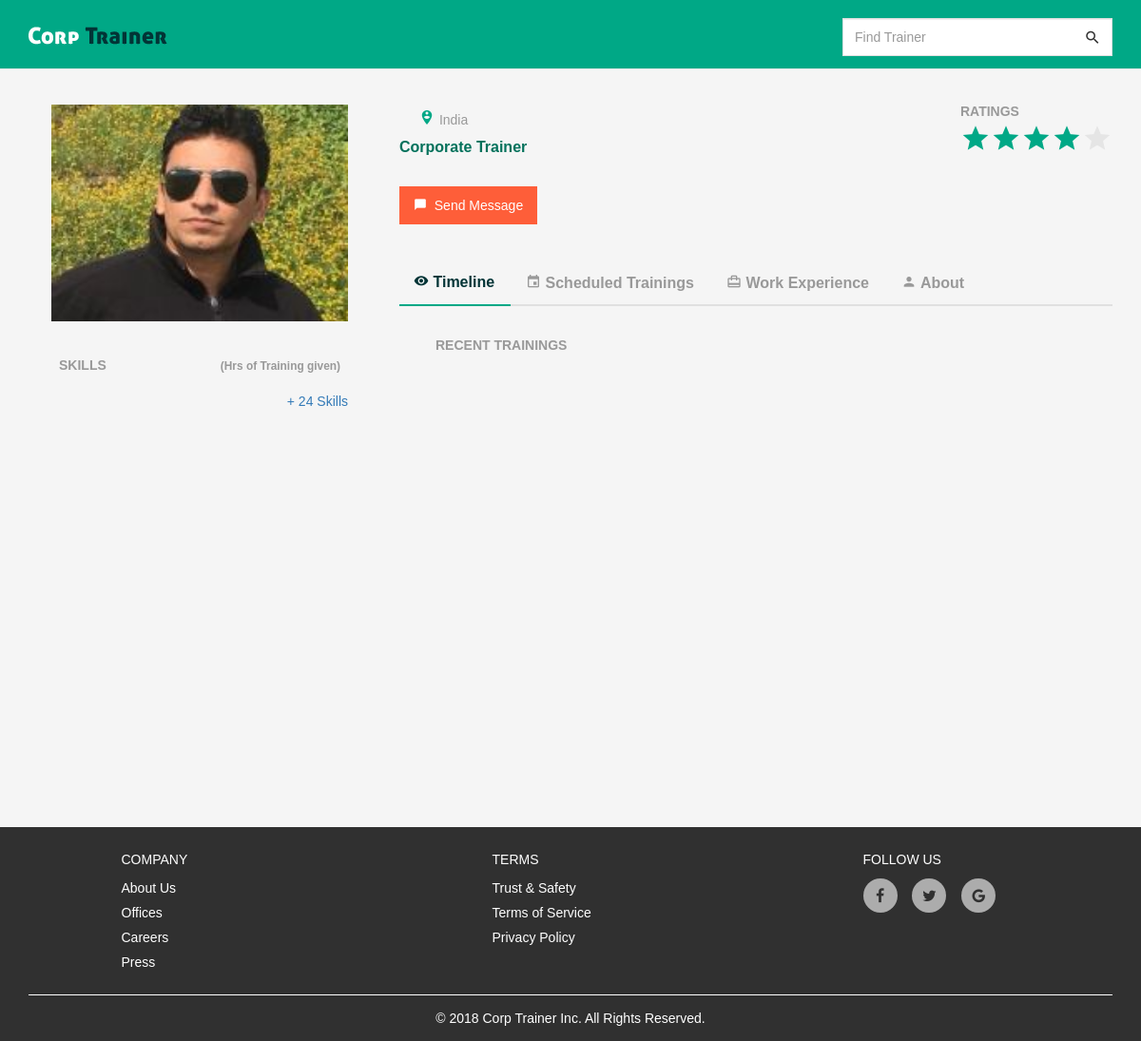
Page /trainer/2/ on the earlier database version.
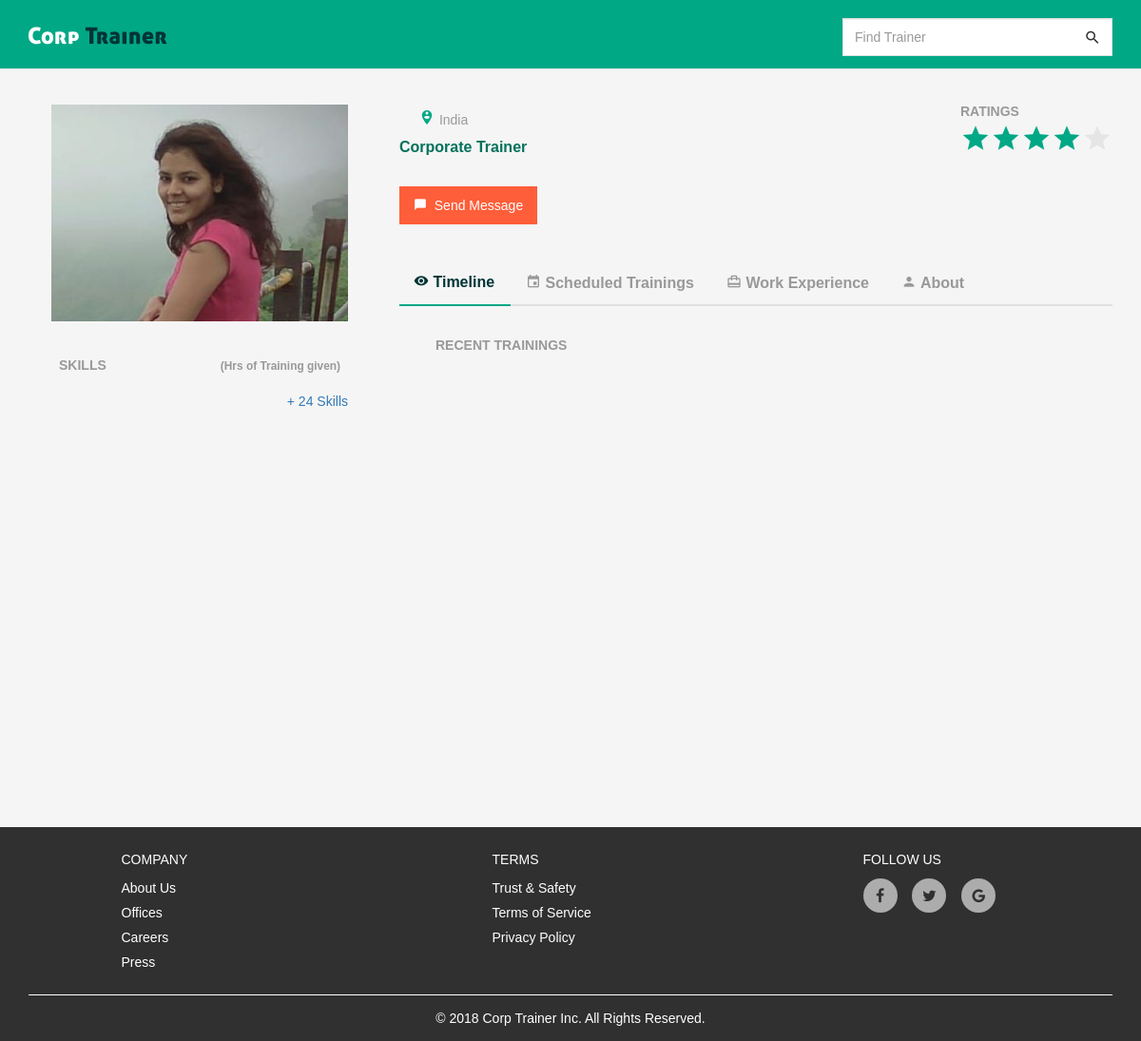
Same page on the later database version.
### trainer/models.py (models this page shows, shortened)
class Profile(models.Model):
    user = models.ForeignKey(User, on_delete=models.CASCADE)
    country = models.CharField(max_length=100, null=True)
    photo = models.FileField(null=True, default="default_user.png", blank=True)
    rating = models.FloatField(null=True, blank=True)
    phone = models.CharField(max_length=20, null=True)
    availability = models.CharField(max_length=20, null=True, blank=True)
    website = models.CharField(max_length=200, null=True, blank=True)
    address = models.CharField(max_length=500, null=True, blank=True)
    birth_date = models.DateField(null=True)
    gender = models.CharField(max_length=10, null=True)

### trainer/views.py (the view)
# urls.py: url(r'^(?P<pk>\d+)/$', views.DetailView.as_view(), name='detail'),
class DetailView(generic.DetailView):
    model = Profile
    template_name = 'trainer/detail.html'
    def get_context_data(self, **kwargs):
        context = super(DetailView, self).get_context_data(**kwargs)
        context['search'] = self.request.GET.get('search', 'give-default-value')
        context['form'] = SearchForm()
        return context

### trainer/forms.py
class SearchForm(forms.Form):
    search = forms.CharField(
        max_length=20,
        widget=forms.TextInput(
            attrs={
                'class': 'form-control searchbox',
                'name': 'search',
                'placeholder': 'Find Trainer'
            }
        ),
        required=False
    )

### trainer/templates/trainer/detail.html (shortened to what this page needs)
{% extends 'trainer/base.html' %}
{% block body %}
<div class="container">
    <div class="row">
        <div class="col-md-4 col-lg-4 col-sm-12 col-xs-12 sticky">
          <div class="left-panel">
            <div class="upper-user-details">
              <div class="main-pic" style="background-image: url({{profile.photo.url}});"></div>
            </div>
            <div class="skill-table">
                <table class="table table-default">
                    <thead>
                        <tr>
                            <th>SKILLS</th>
                            <th class="text-right"><small>(Hrs of Training given)</small></th>
                        </tr>
                    </thead>
                </table>
                <div class="text-right more-skills">
                    <a href="" data-toggle="modal" data-target="#allSkills">+ 24 Skills</a>
                </div>
            </div>
          </div>
        </div>
        <div class="col-md-8 col-lg-8 col-sm-12 col-xs-12">
            <div class="middle-section">
                <div class="ratings pull-right">
                        <h5>RATINGS</h5>
                        <ul class="star-container" type="none">
                            <li><i class="icon-star star-filled"></i></li><li><i class="icon-star star-filled"></i></li><li><i class="icon-star star-filled"></i></li><li><i class="icon-star star-filled"></i></li><li><i class="icon-star"></i></li>
                        </ul>
                    </div>
                <div class="heading-text">
                    <h3>{{profile.first_name}} {{profile.last_name}}
                        <small><i
                            class="icon-person_pin_circle"></i>
                        {{profile.country}}</small></h3>
                    <h5>Corporate Trainer</h5>
                </div>
                <button class="btn btn-message">
                    <i class="icon-chat_bubble"></i>&nbsp; Send Message
                </button>
            </div>
            <div class="tab-section">
                <ul class="nav nav-tabs flat-tabs">
                  <li class="active"><a data-toggle="tab" href="#timeline"><i class="icon-visibility"></i> Timeline</a></li>
                  <li><a data-toggle="tab" href="#trainings"><i class="icon-insert_invitation"></i> Scheduled Trainings</a></li>
                  <li><a data-toggle="tab" href="#work"><i class="icon-card_travel"></i> Work Experience</a></li>
                  <li><a data-toggle="tab" href="#about"><i class="icon-person"></i> About</a></li>
                </ul>
                <div class="tab-content">
                  <div id="timeline" class="tab-pane fade in active">
                    <div class="info-sections">
                        <h4>RECENT TRAININGS</h4>
                    </div>
                  </div>
                </div>
            </div>
        </div>
    </div>
</div>
{% endblock %}

### trainer/templates/trainer/base.html (shortened to what this page needs)
{% load static %}
<!DOCTYPE html>
<html lang="en">
<head>
{% include 'trainer/header.html' %}
</head>
<body>
{% include 'trainer/navbar.html' %}
{% block body %}
{% endblock %}
{% include 'trainer/footer.html' %}
</body>
</html>

### trainer/templates/trainer/header.html (shortened to what this page needs)
{% load static %}
<link rel="stylesheet" href="{% static 'trainer/css/bootstrap.min.css' %}">
<link rel="stylesheet" href="{% static 'trainer/css/corporate.css' %}">
<link rel="stylesheet" href="{% static 'trainer/css/style.css' %}">
<link rel="stylesheet" type="text/css" href="https://stackpath.bootstrapcdn.com/font-awesome/4.7.0/css/font-awesome.min.css">

### trainer/templates/trainer/navbar.html (shortened to what this page needs)
{% load static %}
<nav class="navbar navbar-default header-section navbar-fixed-top">
  <div class="container">
    <div class="navbar-header">
      <div class="navbar-brand logo-cntnr"><img
              src="{% static 'trainer/img/logo.png' %}"
              class="img-responsive"></div>
    </div>
    <div class="collapse navbar-collapse" id="myNavbar">
      <ul class="nav navbar-nav navbar-right navbar-menu ">
        <li>
			<div class="form-group">
                <form method="get " role="search" action="{% url 'trainer:listing' %}">
                    {{form.visible_fields.0}}
                    <span class="search-btn"><i class="icon-search"></i></span>
                </form>
			</div>
        </li>
      </ul>
    </div>
  </div>
</nav>

### trainer/templates/trainer/footer.html (shortened to what this page needs)
{% load static %}
    <div class="footer">
        <div class="container">
            <div class="row">
                <div class="col-sm-3 col-sm-offset-1 col-xs-6">
                    <div class="foot-list-heading">Company</div>
                    <ul type="none" class="foot-links">
                        <li><a>About Us</a></li>
                        <li><a>Offices</a></li>
                        <li><a>Careers</a></li>
                        <li><a>Press</a></li>
                    </ul>
                </div>
                <div class="col-sm-3 col-sm-offset-1 col-xs-6">
                    <div class="foot-list-heading">Terms</div>
                    <ul type="none" class="foot-links">
                        <li><a>Trust & Safety</a></li>
                        <li><a>Terms of Service</a></li>
                        <li><a>Privacy Policy</a></li>
                    </ul>
                </div>
                <div class="col-sm-3 col-sm-offset-1 col-xs-12">
                    <div class="foot-list-heading">Follow Us</div>
                    <ul type="none" class="foot-social">
                        <li><a href="#"><i class="fa fa-facebook"></i></a></li>
                        <li><a href="#"><i class="fa fa-twitter"></i></a></li>
                        <li><a href="#"><i class="fa fa-google"></i></a></li>
                    </ul>
                </div>
            </div>
            <div class="lower-footer">
                © 2018 Corp Trainer Inc. All Rights Reserved.
            </div>
        </div>
    </div>

### trainer/templates/trainer/script.html (shortened to what this page needs)
{% load static %}

### trainer/static/trainer/css/corporate.css (style rules this page uses)
* { font-family: 'gotham', sans-serif; }
html { height: 100%; }
body { margin-top: 70px; height: 100%; background-color: #f5f5f5; }
.header-section { background-color: #00a886; height: auto; margin-bottom: 0px; z-index: 2; padding: 4px 0; }
.logo-cntnr { height: auto; padding: 8px 15px; line-height: 48px; }
.logo-cntnr img { display: inline-block; margin-right: 15px; }
.navbar-menu>li>div.form-group { margin-bottom: 0; margin-top: 15px; padding: 0px 15px; }
.searchbox { border-width: 1px; border-color: rgb(224, 224, 224); border-style: solid; background-color: rgb(255, 255, 255); border-radius: 0; position: relative; height: 40px; min-width: 284px; padding-right: 35px; }
span.search-btn { position: absolute; right: 16px; top: 17px; font-size: 18px; height: 37px; width: 40px; text-align: center; background: #fff; }
span.search-btn>i { line-height: 37px; }
.left-panel { padding-top: 40px; padding-left: 24px; padding-right: 24px; }
.sticky { position: sticky; height: 100vh; top: 40px; position: -webkit-sticky; }
.left-panel .upper-user-details { text-align: center; color: #00449a; font-weight: 400; margin-bottom: 28px; }
.upper-user-details .main-pic { width: 100%; height: 228px; margin: 0 auto; background-size: cover; background-repeat: no-repeat; background-position: center; }
.skill-table table { margin-bottom: 10px; }
.skill-table table thead tr th { color: #999999; border: none; }
.middle-section { padding-top: 40px; margin-bottom: 40px; }
.ratings h5 { color: #999; font-weight: 700; margin-top: 0; margin-bottom: 4px; }
.ratings ul.star-container { padding-left: 0; }
.ratings ul.star-container li { display: inline-block; }
.ratings ul.star-container li i { font-size: 32px; color: #e5e5e5; }
.ratings ul.star-container li i.star-filled { color: #00a886; }
.heading-text { margin-bottom: 32px; }
.heading-text h3>small { margin-left: 20px; color: #999999; font-size: 14px; }
.heading-text h3>small i { color: #00a886; font-size: 18px; }
.heading-text h3 { margin-top: 0; color: #023436; font-weight: 600; }
.heading-text h5 { color: #02715b; font-weight: 600; font-size: 16px; }
button.btn-message { background-color: #fe5e39; color: #fff; border-radius: 0; padding: 9px 14px; transition: 0.4s; }
ul.flat-tabs { border-bottom: 2px solid #e0e0e0; }
ul.flat-tabs>li>a { font-size: 16px; font-weight: 600; color: #999999; }
ul.flat-tabs>li { position: relative; border: none; }
ul.flat-tabs>li.active:after { content: ''; height: 2px; background-color: #00a886; position: absolute; bottom: -3px; width: 100%; }
ul.flat-tabs>li.active>a { background: transparent !important; border: none !important; color: #023436 !important; }
.info-sections { padding: 34px 38px 0; }
.info-sections h4 { font-size: 14px; color: #999; font-weight: 700; margin-top: 0; margin-bottom: 14px; }
.footer { background-color: #303030; color: #fff; padding: 24px 0 14px 0; }
.lower-footer { border-top: 1px solid #fff; text-align: center; padding-top: 14px; }
.foot-list-heading { text-transform: uppercase; font-weight: 500; margin-bottom: 10px; }
ul.foot-links, ul.foot-social { padding-left: 0; margin-bottom: 24px; }
ul.foot-links li { margin-bottom: 6px; }
ul.foot-links li a { color: #fff; cursor: pointer; }
ul.foot-social li { display: inline; }
ul.foot-social li a { height: 36px; background: #fff; border-radius: 50%; width: 36px; display: inline-block; margin-right: 12px; position: relative; color: #303030; opacity: 0.6; transition: 0.4s all; -webkit-transition: 0.4s all; -moz-transition: 0.4s all; -o-transition: 0.4s all; }
ul.foot-social li a i { font-size: 16px; position: absolute; top: 50%; left: 50%; transform: translate(-50%, -50%); -webkit-transform: translate(-50%, -50%); -moz-transform: translate(-50%, -50%); -o-transform: translate(-50%, -50%); }

### trainer/static/trainer/css/style.css (style rules this page uses)
[class^="icon-"], [class*=" icon-"] { font-family: 'corptrainer' !important; speak: none; font-style: normal; font-weight: normal; font-variant: normal; text-transform: none; line-height: 1; -webkit-font-smoothing: antialiased; -moz-osx-font-smoothing: grayscale; }
.icon-card_travel:before { content: "\62"; }
.icon-chat_bubble:before { content: "\43"; }
.icon-insert_invitation:before { content: "\78"; }
.icon-star:before { content: "\73"; }
.icon-person:before { content: "\76"; }
.icon-person_pin_circle:before { content: "\4c"; }
.icon-visibility:before { content: "\65"; }
.icon-search:before { content: "\66"; }

Differences in the rows shown:
changed Profile "India": photo: a different picture
